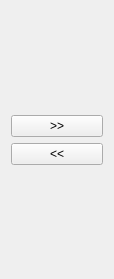
<?xml version="1.0" encoding="UTF-8"?>
<ui version="4.0">
 <class>InteractionWidget</class>
 <widget class="QWidget" name="InteractionWidget">
  <property name="geometry">
   <rect>
    <x>0</x>
    <y>0</y>
    <width>114</width>
    <height>279</height>
   </rect>
  </property>
  <property name="windowTitle">
   <string>Form</string>
  </property>
  <layout class="QVBoxLayout" name="verticalLayout">
   <item>
    <spacer name="verticalSpacer">
     <property name="orientation">
      <enum>Qt::Vertical</enum>
     </property>
     <property name="sizeHint" stdset="0">
      <size>
       <width>20</width>
       <height>96</height>
      </size>
     </property>
    </spacer>
   </item>
   <item>
    <widget class="QPushButton" name="btnAddPawnToTeam">
     <property name="text">
      <string>&gt;&gt;</string>
     </property>
    </widget>
   </item>
   <item>
    <widget class="QPushButton" name="btnRemovePawnFromTeam">
     <property name="text">
      <string>&lt;&lt;</string>
     </property>
    </widget>
   </item>
   <item>
    <spacer name="verticalSpacer_2">
     <property name="orientation">
      <enum>Qt::Vertical</enum>
     </property>
     <property name="sizeHint" stdset="0">
      <size>
       <width>20</width>
       <height>95</height>
      </size>
     </property>
    </spacer>
   </item>
  </layout>
 </widget>
 <resources/>
 <connections/>
</ui>
